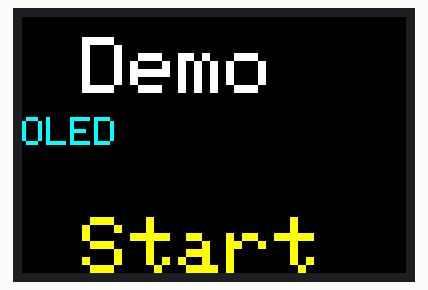
The sketch below on a simulated Arduino Mega 2560, built with avr-gcc and run on an emulated ATmega2560. On the bench: 96×64 colour display.

Above: at 0.2 s.

The sketch:

car_test_oled_20210106.ino
```cpp
#include <Wire.h>
//Mega2560 pin 20 (SDA), pin 21 (SCL)
//SPI pin
// MOSI 51
//MISO 50
//SCK 52
//SS 53
#include <Adafruit_SSD1331.h>
///////////////////////////////////////////////////////
//OLED
int sclk = 52; //brown--- connect this to the display module CLK pin (Serial Clock)
int mosi = 51; //orange--- connect this to the display module DIN pin (Serial Data)
int rst  = 49; //yellow--- connect this to the display module RES pin (Reset)
int dc   = 50; //green--- connect this to the display module D/C  pin (Data or Command)
int cs   = 48; //blue--- connect this to the display module CS  pin (Chip Select)
// Color definitions

#define BLACK          0x0000
#define BLUE            0x0006
#define RED             0xF800
#define GREEN           0x07E0
#define CYAN            0x07FF
#define MAGENTA         0xF81F
#define YELLOW          0xFFE0
#define WHITE           0xFFFF
#define BACKGROUND      0x0000
Adafruit_SSD1331 display = Adafruit_SSD1331(cs, dc, mosi, sclk, rst);


void setup()
{
  ///////////////////////////
  //OLED
  display.begin();
  display.fillScreen(BLACK);
  tftPrintTest();
  delay(2000);
}

/////////////////////////////
//Main Loop
void loop()
{
}

void tftPrintTest() {
  display.fillScreen(BLACK);
  display.setCursor(15, 5);
  display.setTextColor(WHITE);
  display.setTextSize(2);
  display.println("Demo");
  display.setCursor(0, 25);
  display.setTextColor(CYAN);
  display.setTextSize(1);
  display.println("OLED");
  display.setCursor(15, 50);
  display.setTextColor(YELLOW);
  display.setTextSize(2);
  display.println("Start");
  delay(1500);
  display.setTextColor(WHITE);
}
```
